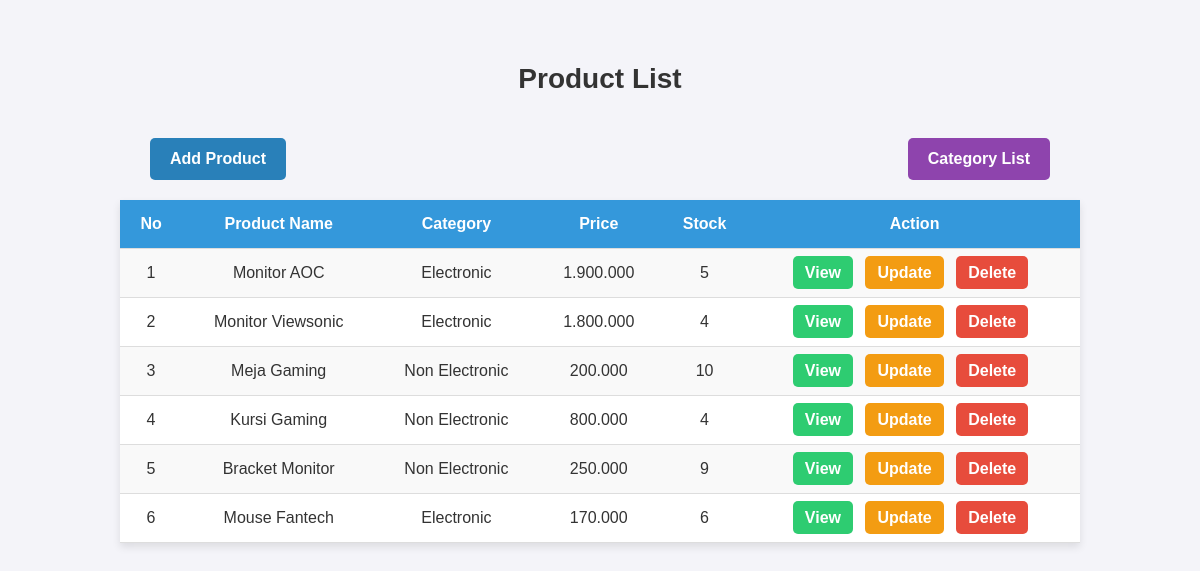
The page / on the database its author committed.
### tables this page shows
CREATE TABLE `products` (
  `id` int NOT NULL AUTO_INCREMENT,
  `product_name` varchar(100) NOT NULL,
  `category_id` int NOT NULL,
  `price` decimal(10,2) NOT NULL,
  `stock` int NOT NULL,
  `isDeleted` tinyint(1) DEFAULT '0',
  PRIMARY KEY (`id`),
  KEY `category_id` (`category_id`),
  CONSTRAINT `products_ibfk_1` FOREIGN KEY (`category_id`) REFERENCES `categories` (`id`)
);

CREATE TABLE `categories` (
  `id` int NOT NULL AUTO_INCREMENT,
  `category_name` varchar(100) NOT NULL,
  `isDeleted` tinyint(1) DEFAULT '0',
  PRIMARY KEY (`id`)
);

### controller/productController.php (called while the page is built, shortened)
<?php
class ProductController
{
    private $productModel;
    public function __construct()
    {
        $this->productModel = new Product();
    }
    public function index()
    {
        $result = $this->productModel->getAllProducts();
        return $result;
    }
}

### lib/model.php (called while the page is built, shortened)
<?php
class Model
{
    public function __construct()
    {
        $this->db = new Database();
    }
    public function setTableName($tableName)
    {
        $this->tableName = $tableName;
    }
}
?>

### database/database.php (called while the page is built, shortened)
<?php
class Database
{
    private $host;
    private $database;
    private $username;
    private $password;
    private $conn;
    public function __construct()
    {
        $this->host = DB_SERVER;
        $this->database = DB_DATABASE;
        $this->username = DB_USERNAME;
        $this->password = DB_PASSWORD;
    }
    public function getDatabase()
    {
        $db = "mysql:host={$this->host};dbname={$this->database}";
        if (!isset($this->conn)) {
            $this->conn = new PDO($db, $this->username, $this->password);
        }
        return $this->conn;
    }
    public function selectData($tableName, $id, $isDeleted = 0)
    {
        if (empty($id)) {
            $query = "SELECT * FROM {$tableName} WHERE isDeleted = {$isDeleted}";
            $result = $this->getDatabase()->query($query);
            return $result;
        } else {
            $query =  "SELECT * FROM {$tableName} WHERE isDeleted = {$isDeleted} and id = {$id} ";
            $result =  $this->getDatabase()->query($query);
            return $result;
        }
    }
}

### model/product.php (called while the page is built, shortened)
<?php
class Product extends Model
{
    public function getAllProducts()
    {
        $stmt = $this->db->selectData($this->tableName, null, 0);
        $products = $stmt->fetchAll(PDO::FETCH_ASSOC);
        return $products;
    }
}
?>

### controller/categoryController.php (called while the page is built, shortened)
<?php
class CategoryController
{
    private $categoryModel;
    public function __construct()
    {
        $this->categoryModel = new Category();
    }
    public function index()
    {
        $result = $this->categoryModel->getAllCategories();
        return $result;
    }
}
?>

### model/category.php (called while the page is built, shortened)
<?php
class Category extends Model
{
    public function getAllCategories()
    {
        $stmt = $this->db->selectData($this->tableName, null, 0);
        $categories = $stmt->fetchAll(PDO::FETCH_ASSOC);
        return $categories;
    }
}

### index.php (the view, shortened to what this page needs)
<?php
$productController = new ProductController();
$categoryController = new CategoryController();
$products = $productController->index();
$categories = $categoryController->index();
?>
<!DOCTYPE html>
<html lang="en">
<head>
</head>
<body>
    <h2>Product List</h2>
    <a class="add" href="view/addProduct.php">Add Product</a>
    <a class="next" href="category.php">Category List</a>
    <br><br>
    <table>
        <tr>
            <th>No</th>
            <th>Product Name</th>
            <th>Category</th>
            <th>Price</th>
            <th>Stock</th>
            <th>Action</th>
        </tr>
        <?php if (!empty($products)) : ?>
            <?php $counter = 1 ?>
            <?php foreach ($products as $product) : ?>
                <tr>
                    <td><?php echo $counter ?></td>
                    <td><?php echo $product["product_name"] ?></td>
                    <td>
                        <?php
                        $categoryName = "";
                        foreach ($categories as $category) {
                            if ($category['id'] == $product['category_id']) {
                                $categoryName = $category['category_name'];
                                break;
                            }
                        }
                        echo $categoryName;
                        ?>
                    </td>
                    <td><?php echo number_format($product["price"], 0, ',', '.') ?></td>
                    <td><?php echo $product["stock"] ?></td>
                    <td>
                        <a class="actionView" href="view/detailProduct.php?id=<?php echo $product["id"] ?>">View</a>
                        <a class="actionUpdate" href="view/updateProduct.php?id=<?php echo $product["id"] ?>">Update</a>
                        <a class="actionDelete" href="view/deleteProduct.php?id=<?php echo $product["id"] ?>">Delete</a>
                    </td>
                </tr>
                <?php $counter++ ?>
            <?php endforeach ?>
        <?php else : ?>
            <tr>
                <td colspan="6" class="no-products">No products found</td>
            </tr>
        <?php endif ?>
    </table>
</body>
</html>

### index.php (style rules this page uses)
body { font-family: 'Arial', sans-serif; background-color: #f4f4f9; margin: 0; padding: 0; color: #333; }
h2 { text-align: center; padding-top: 40px; font-size: 28px; color: #333; font-weight: bold; }
table { width: 80%; margin: 40px auto; border-collapse: collapse; box-shadow: 0 4px 8px rgba(0, 0, 0, 0.1); background-color: #fff; }
th, td { padding: 15px; text-align: center; border-bottom: 1px solid #ddd; font-size: 16px; }
th { background-color: #3498db; color: #fff; }
tr:nth-child(even) { background-color: #f9f9f9; }
.actionDelete, .actionUpdate, .actionView { text-decoration: none; padding: 8px 12px; border-radius: 5px; margin-right: 8px; font-weight: bold; transition: background-color 0.3s ease; }
.actionDelete { background-color: #e74c3c; color: #fff; }
.actionView { background-color: #2ecc71; color: #fff; }
.actionUpdate { background-color: #f39c12; color: #fff; }
.add, .next { text-decoration: none; padding: 12px 20px; border-radius: 5px; font-size: 16px; font-weight: bold; color: #fff; display: inline-block; margin: 20px 0; transition: background-color 0.3s ease; }
.add { background-color: #2980b9; float: left; margin-left: 150px; }
.next { background-color: #8e44ad; float: right; margin-right: 150px; }

### rows shown on the page
products: product_name "Monitor AOC", category.category_name "Electronic", price "1.900.000", stock "5"
products: product_name "Monitor Viewsonic", category.category_name "Electronic", price "1.800.000", stock "4"
products: product_name "Meja Gaming", category.category_name "Non Electronic", price "200.000", stock "10"
products: product_name "Kursi Gaming", category.category_name "Non Electronic", price "800.000", stock "4"
products: product_name "Bracket Monitor", category.category_name "Non Electronic", price "250.000", stock "9"
products: product_name "Mouse Fantech", category.category_name "Electronic", price "170.000", stock "6"
